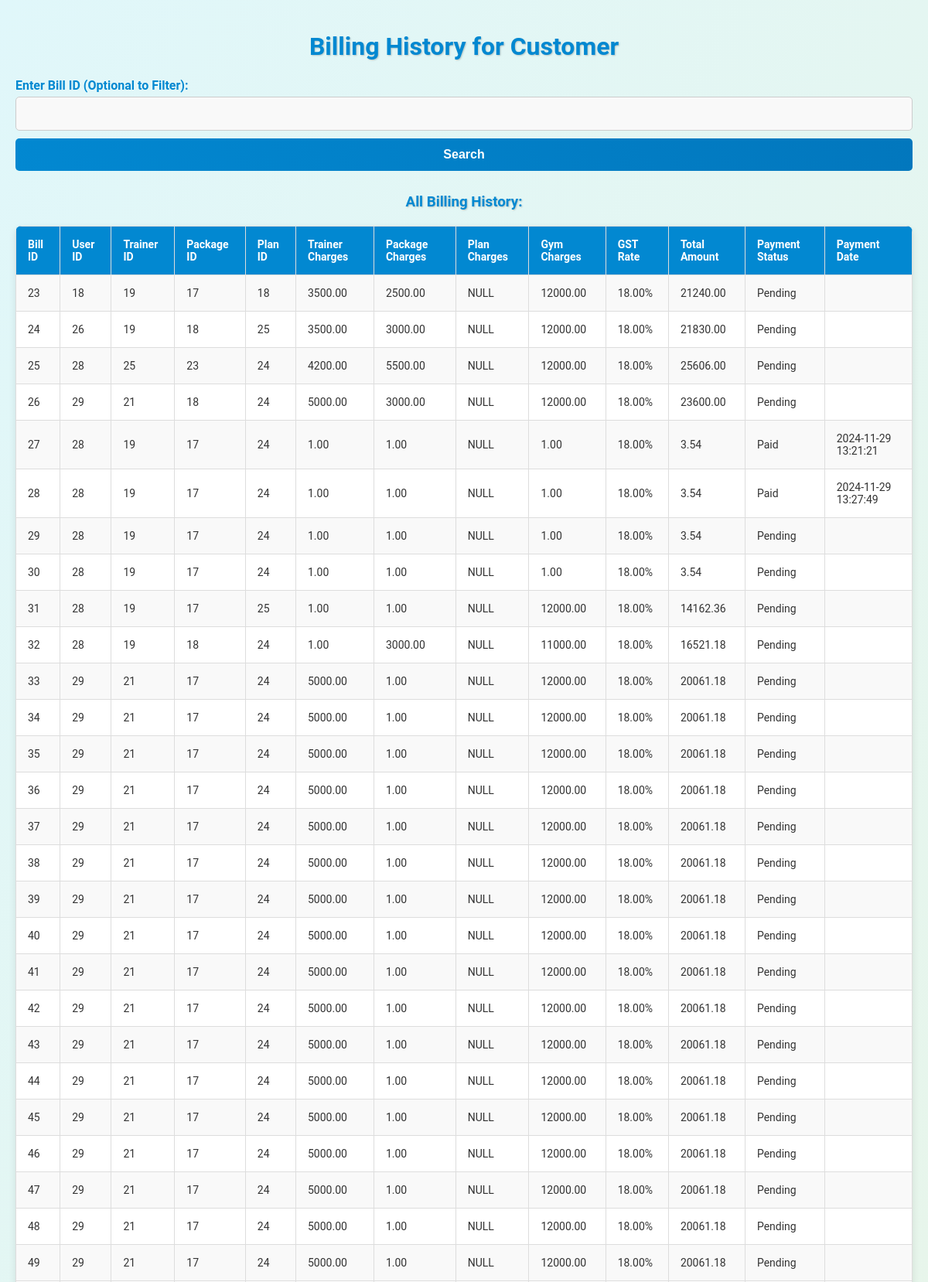
/bill_history.php (upper part), run on the app's committed database.
### tables this page shows
CREATE TABLE `tbl_billing` (
  `bill_id` int(11) NOT NULL,
  `user_id` int(11) DEFAULT NULL,
  `trainer_id` int(11) DEFAULT NULL,
  `package_id` int(11) DEFAULT NULL,
  `plan_id` int(11) DEFAULT NULL,
  `trainer_charges` decimal(10,2) DEFAULT NULL,
  `package_charges` decimal(10,2) DEFAULT NULL,
  `plan_charges` decimal(10,2) DEFAULT NULL,
  `gym_charges` decimal(10,2) DEFAULT NULL,
  `gst_rate` decimal(5,2) DEFAULT NULL,
  `total_amount` decimal(10,2) DEFAULT NULL,
  `payment_status` varchar(20) DEFAULT NULL,
  `payment_date` timestamp NULL DEFAULT NULL
);

### bill_history.php (the view, shortened to what this page needs)
<!DOCTYPE html>
<html lang="en">
<head>
</head>
<body>
    <h1>Billing History for Customer</h1>
    <form method="post">
        <label for="bill_id">Enter Bill ID (Optional to Filter):</label>
        <input type="text" id="bill_id" name="bill_id">
        <button type="submit">Search</button>
    </form>
    <?php
$servername = "localhost";
$username = "root";
$password = "";
$dbname = "gym_management";
$conn = mysqli_connect($servername, $username, $password, $dbname);
if ($_SERVER["REQUEST_METHOD"] == "POST" && isset($_POST['bill_id']) && !empty($_POST['bill_id'])) {
    $bill_id = $_POST['bill_id'];
$sql = "SELECT bill_id, user_id, trainer_id, package_id, plan_id, trainer_charges,
package_charges, plan_charges, gym_charges, gst_rate, total_amount,
payment_status, payment_date
FROM tbl_billing
WHERE bill_id = '$bill_id'";
$result = mysqli_query($conn, $sql);
if ($result && mysqli_num_rows($result) > 0) {
$row = mysqli_fetch_assoc($result);
$plan_charges = empty($row['plan_charges']) ? 'NULL' : $row['plan_charges'];
echo "<h3>Billing Information for Bill ID: " . $row['bill_id'] . "</h3>";
echo "<table>";
echo "<tr><th>Field</th><th>Details</th></tr>";
echo "<tr><td>Billing ID</td><td>" . $row['bill_id'] . "</td></tr>";
echo "<tr><td>User ID</td><td>" . $row['user_id'] . "</td></tr>";
echo "<tr><td>Trainer ID</td><td>" . $row['trainer_id'] . "</td></tr>";
echo "<tr><td>Package ID</td><td>" . $row['package_id'] . "</td></tr>";
echo "<tr><td>Plan ID</td><td>" . $row['plan_id'] . "</td></tr>";
echo "<tr><td>Trainer Charges</td><td>" . $row['trainer_charges'] . "</td></tr>";
echo "<tr><td>Package Charges</td><td>" . $row['package_charges'] . "</td></tr>";
echo "<tr><td>Plan Charges</td><td>" . $plan_charges . "</td></tr>";
echo "<tr><td>Gym Charges</td><td>" . $row['gym_charges'] . "</td></tr>";
echo "<tr><td>GST Rate</td><td>" . $row['gst_rate'] . "%</td></tr>";
echo "<tr><td>Total Amount</td><td>" . $row['total_amount'] . "</td></tr>";
echo "<tr><td>Payment Status</td><td>" . $row['payment_status'] . "</td></tr>";
echo "<tr><td>Payment Date</td><td>" . $row['payment_date'] . "</td></tr>";
echo "</table>";
} else {
echo "<div class='message'>No billing record found for Bill ID: $bill_id</div>";
}
} else {
    $sql = "SELECT bill_id, user_id, trainer_id, package_id, plan_id, trainer_charges,
                   package_charges, plan_charges, gym_charges, gst_rate, total_amount,
                   payment_status, payment_date
            FROM tbl_billing";
    $result = mysqli_query($conn, $sql);
    if ($result && mysqli_num_rows($result) > 0) {
        echo "<h3>All Billing History:</h3>";
        echo "<table>";
        echo "<tr>
                <th>Bill ID</th>
                <th>User ID</th>
                <th>Trainer ID</th>
                <th>Package ID</th>
                <th>Plan ID</th>
                <th>Trainer Charges</th>
                <th>Package Charges</th>
                <th>Plan Charges</th>
                <th>Gym Charges</th>
                <th>GST Rate</th>
                <th>Total Amount</th>
                <th>Payment Status</th>
                <th>Payment Date</th>
              </tr>";
while ($row = mysqli_fetch_assoc($result)) {
    echo "<tr>";
    echo "<td>" . $row['bill_id'] . "</td>";
    echo "<td>" . $row['user_id'] . "</td>";
    echo "<td>" . $row['trainer_id'] . "</td>";
    echo "<td>" . $row['package_id'] . "</td>";
    echo "<td>" . $row['plan_id'] . "</td>";
    echo "<td>" . $row['trainer_charges'] . "</td>";
    echo "<td>" . $row['package_charges'] . "</td>";
    echo "<td>" . (empty($row['plan_charges']) ? 'NULL' : $row['plan_charges']) . "</td>";
    echo "<td>" . $row['gym_charges'] . "</td>";
    echo "<td>" . $row['gst_rate'] . "%</td>";
    echo "<td>" . $row['total_amount'] . "</td>";
    echo "<td>" . $row['payment_status'] . "</td>";
    echo "<td>" . $row['payment_date'] . "</td>";
    echo "</tr>";
}
        echo "</table>";
    } else {
        echo "<div class='message'>No billing records found.</div>";
    }
}
?>
</body>
</html>

### bill_history.php (style rules this page uses)
body { font-family: 'Roboto', sans-serif; background: linear-gradient(to bottom right, #e0f7fa, #e8f5e9); margin: 0; padding: 20px; color: #333; }
h1, h2, h3 { color: #0288d1; text-align: center; text-shadow: 1px 1px 2px rgba(0, 0, 0, 0.2); }
label { display: block; margin: 10px 0 5px; font-weight: bold; color: #0288d1; }
input[type="text"], select, button { width: 100%; padding: 12px; margin-bottom: 10px; border: 1px solid #ccc; border-radius: 5px; box-sizing: border-box; font-size: 16px; background-color: #f9f9f9; transition: all 0.3s ease; }
button { background: linear-gradient(45deg, #0288d1, #0277bd); color: white; border: none; font-size: 16px; font-weight: bold; cursor: pointer; transition: background 0.3s ease, transform 0.2s ease; }
table { width: 100%; border-collapse: collapse; margin: 20px 0; background-color: white; border-radius: 8px; overflow: hidden; box-shadow: 0 4px 10px rgba(0, 0, 0, 0.1); }
table th, table td { padding: 15px; border: 1px solid #ddd; text-align: left; font-size: 14px; }
table th { background-color: #0288d1; color: white; font-weight: bold; }
table tr:nth-child(even) { background-color: #f9f9f9; }

### data on the page
tbl_billing: bill_id "23", user "18", trainer "19", package "17", plan "18", trainer_charges "3500.00", package_charges "2500.00", shows "NULL", gym_charges "12000.00", gst_rate "18.00", total_amount "21240.00", payment_status "Pending"
tbl_billing: bill_id "24", user "26", trainer "19", package "18", plan "25", trainer_charges "3500.00", package_charges "3000.00", shows "NULL", gym_charges "12000.00", gst_rate "18.00", total_amount "21830.00", payment_status "Pending"
tbl_billing: bill_id "25", user "28", trainer "25", package "23", plan "24", trainer_charges "4200.00", package_charges "5500.00", shows "NULL", gym_charges "12000.00", gst_rate "18.00", total_amount "25606.00", payment_status "Pending"
tbl_billing: bill_id "26", user "29", trainer "21", package "18", plan "24", trainer_charges "5000.00", package_charges "3000.00", shows "NULL", gym_charges "12000.00", gst_rate "18.00", total_amount "23600.00", payment_status "Pending"
tbl_billing: bill_id "27", user "28", trainer "19", package "17", plan "24", trainer_charges "1.00", package_charges "1.00", shows "NULL", gym_charges "1.00", gst_rate "18.00", total_amount "3.54", payment_status "Paid", payment_date "2024-11-29 13:21:21"
tbl_billing: bill_id "28", user "28", trainer "19", package "17", plan "24", trainer_charges "1.00", package_charges "1.00", shows "NULL", gym_charges "1.00", gst_rate "18.00", total_amount "3.54", payment_status "Paid", payment_date "2024-11-29 13:27:49"
tbl_billing: bill_id "29", user "28", trainer "19", package "17", plan "24", trainer_charges "1.00", package_charges "1.00", shows "NULL", gym_charges "1.00", gst_rate "18.00", total_amount "3.54", payment_status "Pending"
tbl_billing: bill_id "30", user "28", trainer "19", package "17", plan "24", trainer_charges "1.00", package_charges "1.00", shows "NULL", gym_charges "1.00", gst_rate "18.00", total_amount "3.54", payment_status "Pending"
tbl_billing: bill_id "31", user "28", trainer "19", package "17", plan "25", trainer_charges "1.00", package_charges "1.00", shows "NULL", gym_charges "12000.00", gst_rate "18.00", total_amount "14162.36", payment_status "Pending"
tbl_billing: bill_id "32", user "28", trainer "19", package "18", plan "24", trainer_charges "1.00", package_charges "3000.00", shows "NULL", gym_charges "11000.00", gst_rate "18.00", total_amount "16521.18", payment_status "Pending"
tbl_billing: bill_id "33", user "29", trainer "21", package "17", plan "24", trainer_charges "5000.00", package_charges "1.00", shows "NULL", gym_charges "12000.00", gst_rate "18.00", total_amount "20061.18", payment_status "Pending"
tbl_billing: bill_id "34", user "29", trainer "21", package "17", plan "24", trainer_charges "5000.00", package_charges "1.00", shows "NULL", gym_charges "12000.00", gst_rate "18.00", total_amount "20061.18", payment_status "Pending"
tbl_billing: bill_id "35", user "29", trainer "21", package "17", plan "24", trainer_charges "5000.00", package_charges "1.00", shows "NULL", gym_charges "12000.00", gst_rate "18.00", total_amount "20061.18", payment_status "Pending"
tbl_billing: bill_id "36", user "29", trainer "21", package "17", plan "24", trainer_charges "5000.00", package_charges "1.00", shows "NULL", gym_charges "12000.00", gst_rate "18.00", total_amount "20061.18", payment_status "Pending"
tbl_billing: bill_id "37", user "29", trainer "21", package "17", plan "24", trainer_charges "5000.00", package_charges "1.00", shows "NULL", gym_charges "12000.00", gst_rate "18.00", total_amount "20061.18", payment_status "Pending"
tbl_billing: bill_id "38", user "29", trainer "21", package "17", plan "24", trainer_charges "5000.00", package_charges "1.00", shows "NULL", gym_charges "12000.00", gst_rate "18.00", total_amount "20061.18", payment_status "Pending"
tbl_billing: bill_id "39", user "29", trainer "21", package "17", plan "24", trainer_charges "5000.00", package_charges "1.00", shows "NULL", gym_charges "12000.00", gst_rate "18.00", total_amount "20061.18", payment_status "Pending"
tbl_billing: bill_id "40", user "29", trainer "21", package "17", plan "24", trainer_charges "5000.00", package_charges "1.00", shows "NULL", gym_charges "12000.00", gst_rate "18.00", total_amount "20061.18", payment_status "Pending"
tbl_billing: bill_id "41", user "29", trainer "21", package "17", plan "24", trainer_charges "5000.00", package_charges "1.00", shows "NULL", gym_charges "12000.00", gst_rate "18.00", total_amount "20061.18", payment_status "Pending"
tbl_billing: bill_id "42", user "29", trainer "21", package "17", plan "24", trainer_charges "5000.00", package_charges "1.00", shows "NULL", gym_charges "12000.00", gst_rate "18.00", total_amount "20061.18", payment_status "Pending"
tbl_billing: bill_id "43", user "29", trainer "21", package "17", plan "24", trainer_charges "5000.00", package_charges "1.00", shows "NULL", gym_charges "12000.00", gst_rate "18.00", total_amount "20061.18", payment_status "Pending"
tbl_billing: bill_id "44", user "29", trainer "21", package "17", plan "24", trainer_charges "5000.00", package_charges "1.00", shows "NULL", gym_charges "12000.00", gst_rate "18.00", total_amount "20061.18", payment_status "Pending"
tbl_billing: bill_id "45", user "29", trainer "21", package "17", plan "24", trainer_charges "5000.00", package_charges "1.00", shows "NULL", gym_charges "12000.00", gst_rate "18.00", total_amount "20061.18", payment_status "Pending"
tbl_billing: bill_id "46", user "29", trainer "21", package "17", plan "24", trainer_charges "5000.00", package_charges "1.00", shows "NULL", gym_charges "12000.00", gst_rate "18.00", total_amount "20061.18", payment_status "Pending"
tbl_billing: bill_id "47", user "29", trainer "21", package "17", plan "24", trainer_charges "5000.00", package_charges "1.00", shows "NULL", gym_charges "12000.00", gst_rate "18.00", total_amount "20061.18", payment_status "Pending"
tbl_billing: bill_id "48", user "29", trainer "21", package "17", plan "24", trainer_charges "5000.00", package_charges "1.00", shows "NULL", gym_charges "12000.00", gst_rate "18.00", total_amount "20061.18", payment_status "Pending"
tbl_billing: bill_id "49", user "29", trainer "21", package "17", plan "24", trainer_charges "5000.00", package_charges "1.00", shows "NULL", gym_charges "12000.00", gst_rate "18.00", total_amount "20061.18", payment_status "Pending"
